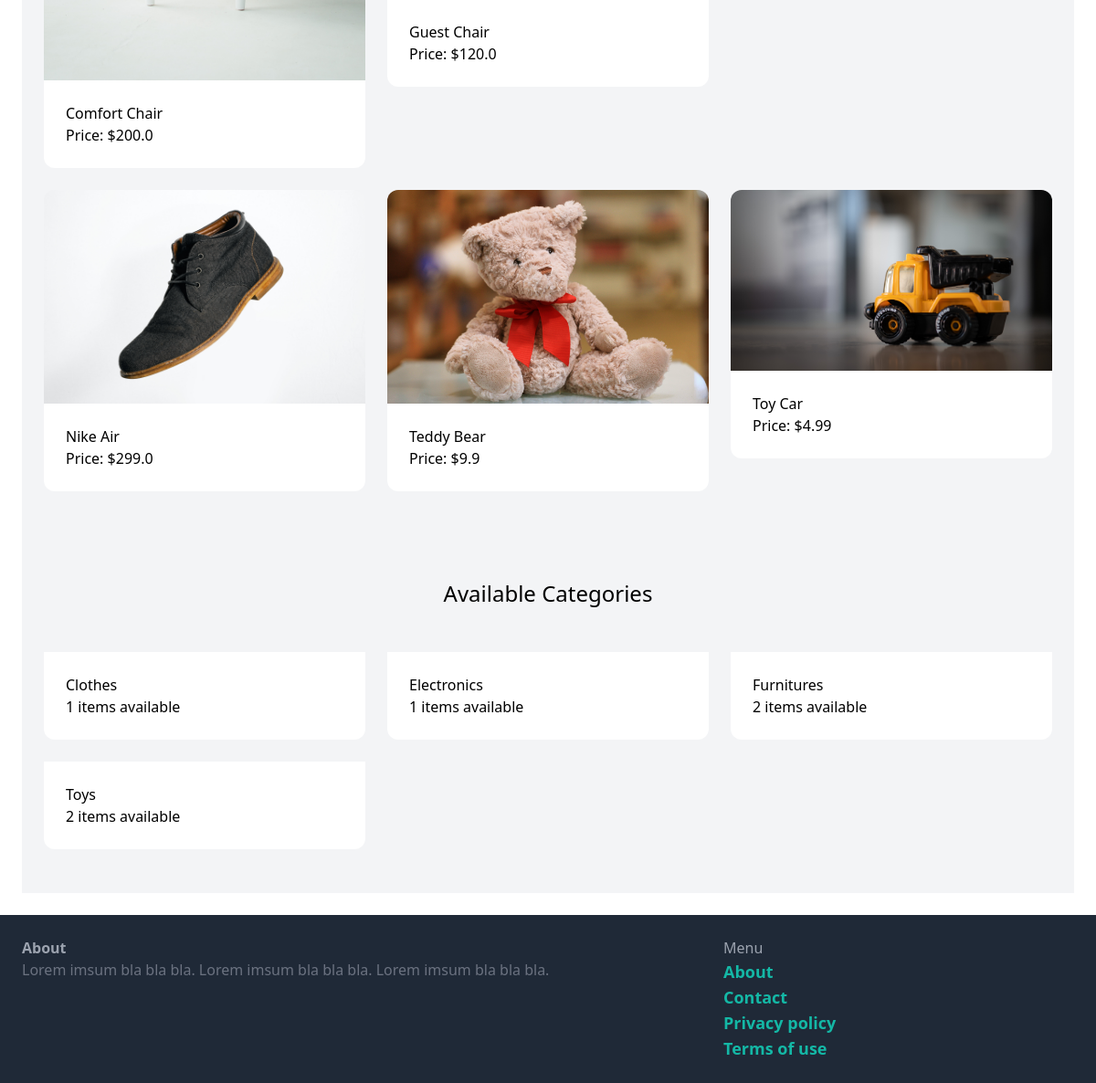
/ (lower part), run on an earlier commit of the app's database.
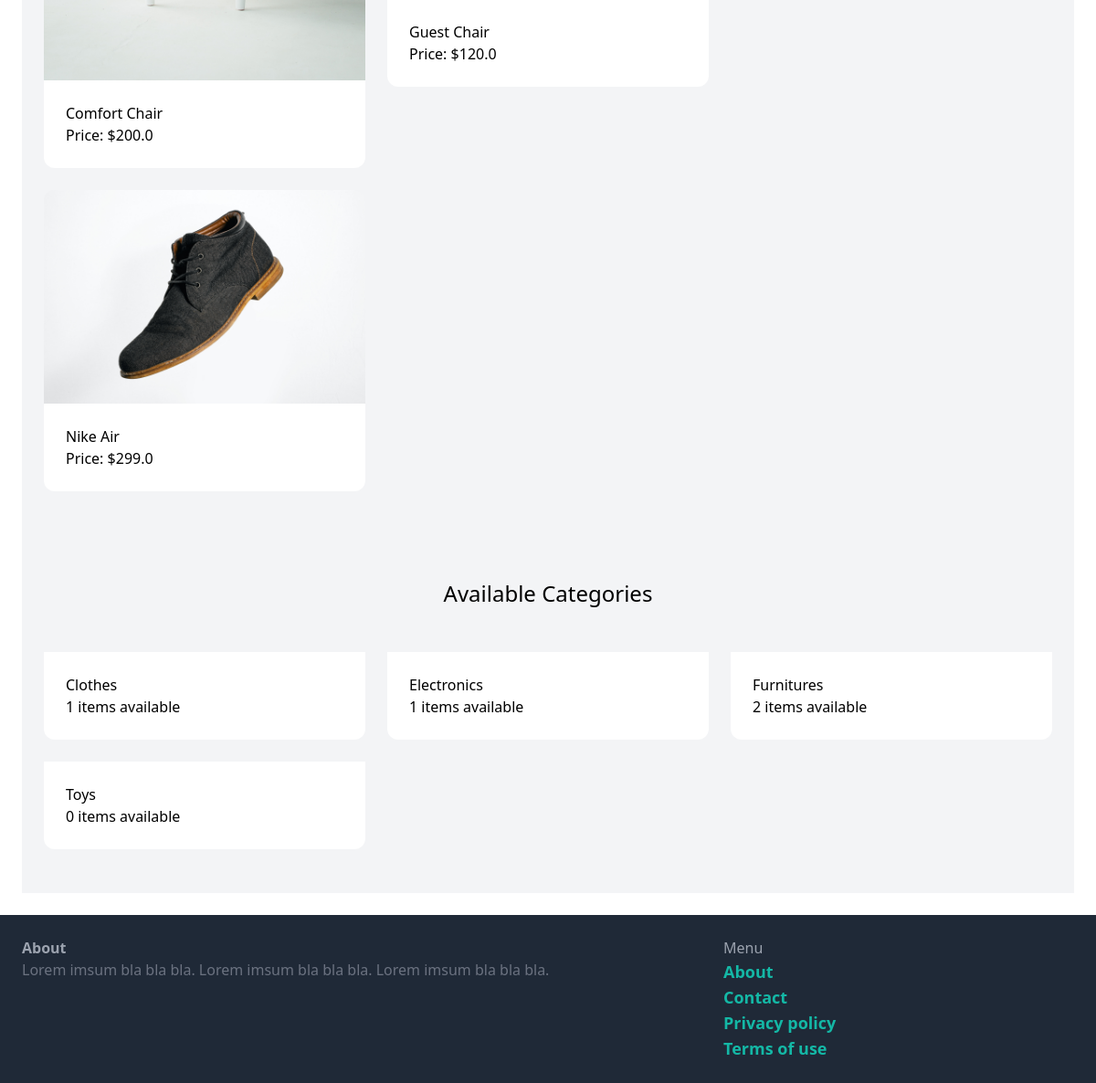
And on a later commit of the database.
### item/models.py (models this page shows, shortened)
class Item(models.Model):
    category = models.ForeignKey(Category, related_name='items', on_delete=models.CASCADE)
    name = models.CharField(max_length=255)
    description = models.TextField(blank=True, null=True)
    price = models.FloatField()
    image = models.ImageField(upload_to='item_images', blank=True, null=True)
    is_sold = models.BooleanField(default=False)
    created_by = models.ForeignKey(User, related_name='items', on_delete=models.CASCADE)
    created_at = models.DateTimeField(auto_now_add=True)
    class Meta:
        ordering = ('name',)
        verbose_name_plural = 'Items'

class Category(models.Model):
    name = models.CharField(max_length=255)
    class Meta:
        ordering = ('name',)
        verbose_name_plural = 'Categories'

### core/views.py (the view)
# urls.py: path('', views.index, name="index"),
def index(request):
    items = Item.objects.filter(is_sold=False)[:6]
    categories = Category.objects.all()
    return render(request, 'core/index.html', {
        'categories': categories,
        'items': items,
    })

### core/templates/core/index.html (shortened to what this page needs)
{% extends 'core/base.html' %}
{% block content %}
<div class="bg-gray-100 px-6 py-12">
    <div class="grid grid-cols-3 gap-6">
        {% for item in items %}
        <div>
            <a href="{% url 'item:details' item.id %}">
                <div>
                    <img class="rounded-t-xl" src="{{ item.image.url }}" alt="{{item.name}} image loding...">
                </div>
                <div class="p-6 bg-white rounded-b-xl">
                    <h2>{{ item.name }}</h2>
                    <p>Price: ${{ item.price }}</p>
                </div>
            </a>
        </div>
        {% endfor %}
    </div>
</div>
<div class="bg-gray-100 px-6 py-12">
    <h2 class="text-2xl text-center mb-12">Available Categories</h2>
    <div class="grid grid-cols-3 gap-6">
        {% for category in categories %}
        <a href="#">
            <div class="p-6 bg-white rounded-b-xl">
                <h2>{{ category.name }}</h2>
                <p>{{ category.items.count }} items available</p>
            </div>
        </a>
        {% endfor %}
    </div>
</div>
{% endblock %}

What changed in the data, as far as the page shows it:
removed Item: image (picture), name "Teddy Bear", price "9.9"
removed Item: image (picture), name "Toy Car", price "4.99"
computed for Category "Toys": items.count "2" → "0"
